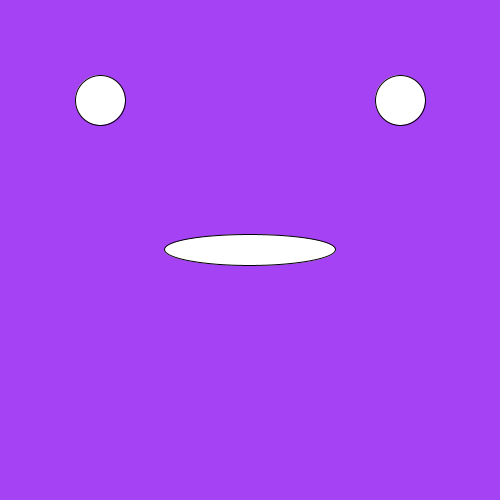
Frame 1 (no input)
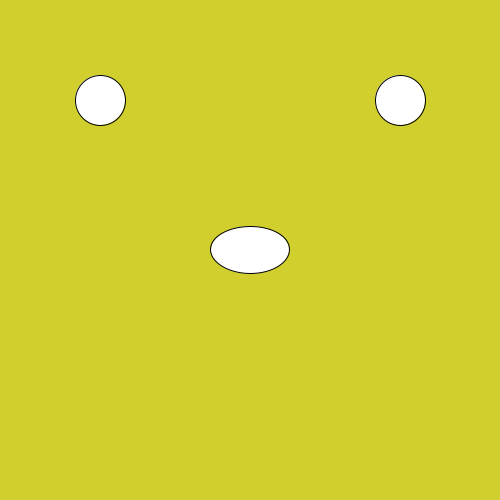
Frame 60 (the mouse pressed at the canvas centre just before this capture)
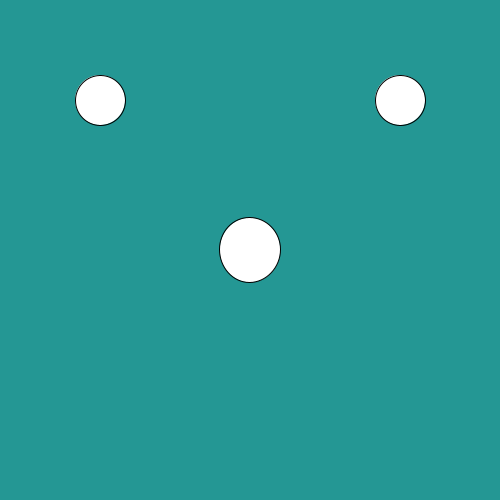
Frame 120 (the mouse held since frame 60 and released just before this capture)

The Processing sketch that drew these frames (run headless with seeded random() and noise(); from frame 60 on, the mouse is pressed at the canvas centre):

// Processing sketch: processing_35396
// ── processing_35396.pde

void setup(){
  size (500, 500);
  frameRate(7);
} 


//Create an epileptic seizure inducing face screaming in silence

int centX=500/2;
int centY=500/2;

void draw(){
  background(random(256),random(256),random(256),random(100));
  ellipse(centX, centY, random(200), random(100));
  ellipse(100, 100, 50, 50);
  ellipse(400, 100, 50, 50);
}
                
                
